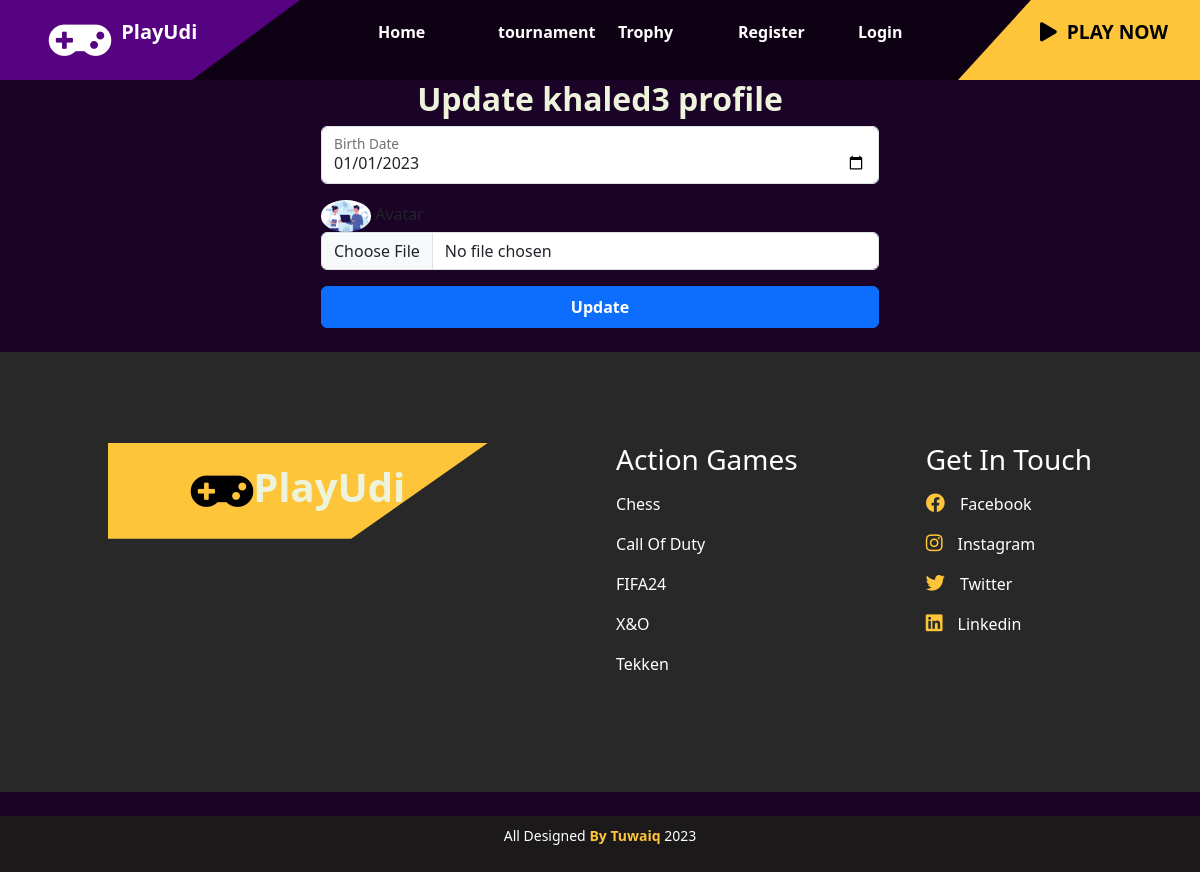
The app's page /accounts/profile/update/12/ with its own data.
### tournament/models.py (models this page shows, shortened)
class Profile(models.Model):
    user_choices = (("1", "user"), ("2", "company"))
    user_ranks = (("nor", "Normal"),("pro", "Professional"), ('master', "Master"))
    user = models.OneToOneField(User, on_delete=models.CASCADE)
    bio=models.TextField(default="Player")
    birth_date = models.DateField(default="2000-10-10")
    avatar = models.ImageField(upload_to="images/", default="images/default.png")
    states = models.CharField(max_length=160,choices=user_choices, default="1")
    points = models.IntegerField(default=0)
    user_rank = models.CharField(max_length=160,choices=user_ranks, default="nor")

### accounts/views.py (the view)
# urls.py: path('profile/update/<user_id>/', views.update_profile_page, name="update_profile_page"),
def update_profile_page(request:HttpRequest, user_id):
    user = User.objects.get(id=user_id)
    profile= Profile.objects.get(user=user)
    if request.method == "POST":
        profile.birth_date = request.POST["birth_date"]
        if "avatar" in request.FILES:
            profile.avatar = request.FILES["avatar"]
        profile.save()
        return redirect("accounts:profile_page", user_id=user_id)
    return render(request, "accounts/update_profile.html", {"profile" : profile})

### accounts/templates/accounts/update_profile.html (shortened to what this page needs)
{% extends 'main/base.html' %}
{% block content %}
<div class="container d-flex flex-column justify-content-center align-items-center">
    <h2>Update {{profile.user.username}} profile</h2>
    <form class="d-flex flex-column gap-3 w-50" action="{% url 'accounts:update_profile_page' request.user.id %}" method="POST" enctype="multipart/form-data">
        <div class="form-floating">
            <input type="date" class="form-control" id="floatingInput" placeholder="Birth Date" name="birth_date" value="{{profile.birth_date.isoformat}}">
            <label for="floatingInput">Birth Date</label>
        </div>
        <div class="">
          {% if profile.avatar %}
            <img src="{{profile.avatar.url}}" class="avatar-big rounded-circle" width="50px" />
          {% endif %}
          <label for="floatingAvatar">Avatar</label>
          <input type="file" accept="image/png, image/jpg" class="form-control" id="floatingAvatar" placeholder="avatar" name="avatar">
        </div>
        <button class="btn btn-primary w-100 py-2" type="submit">Update</button>
      </form>
</div>
{% endblock %}

### main/static/styles/stylee.css (style rules this page uses)
* { margin: 0; padding: 0; box-sizing: border-box; }
:root { --color-body: #b6cbce; --color-heading: #eef3db; --color-base: #550381; --color-base2: hsl(300, 14%, 1%); --color-brand: #fec53a; --color-brand2: #fec53a; --sidbar-width: 240px; --font-base: "Bai Jamjuree"; }
h1,h2,h3,h4,h5,h6 { color: var(--color-heading); font-weight: 700; }
.btn { padding: 12px 28px; font-weight: 700; }

### records on screen
Profile: user.username "khaled3", birth_date "01/01/2023", avatar (placeholder picture)
